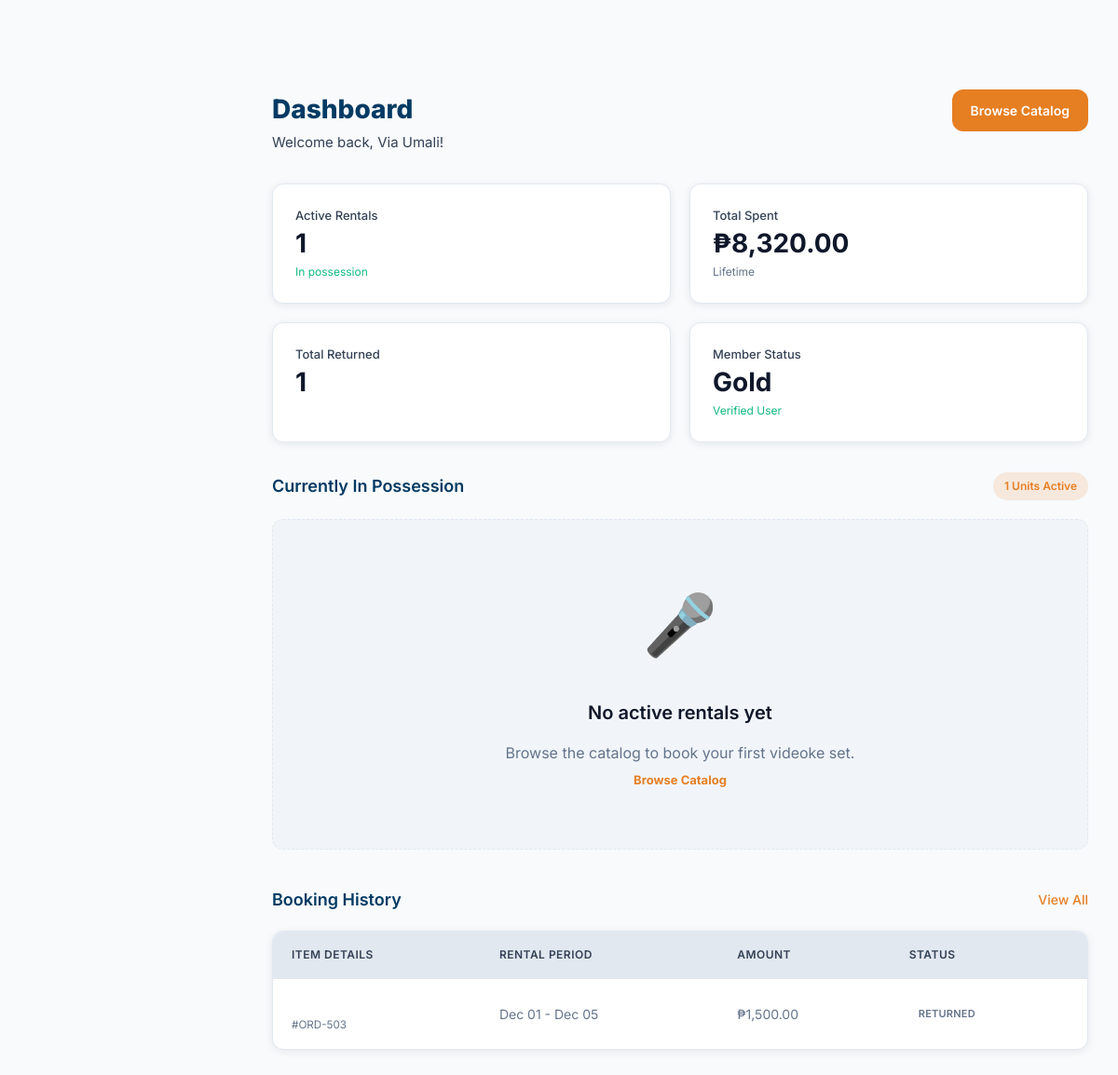
The page /client/dashboard/dashboard.php (signed in) on the database as committed earlier.
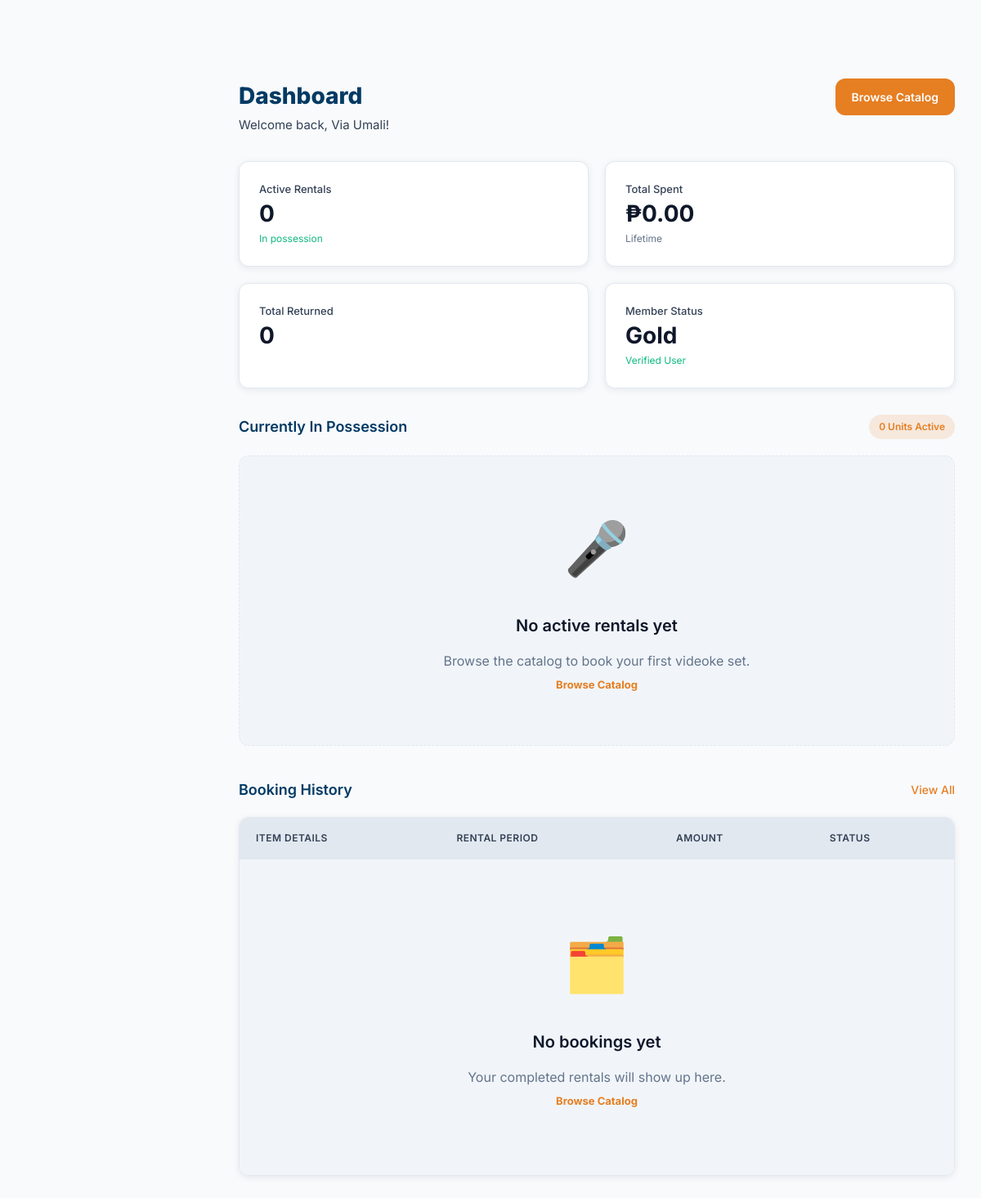
The same page on the database as committed later.
### tables this page shows
CREATE TABLE `users` (
  `id` int(11) NOT NULL,
  `full_name` varchar(100) DEFAULT NULL,
  `email` varchar(100) NOT NULL,
  `phone` varchar(20) DEFAULT NULL,
  `password` varchar(255) NOT NULL,
  `profile_picture` longblob DEFAULT NULL,
  `id_front` longblob DEFAULT NULL,
  `id_back` longblob DEFAULT NULL,
  `address` text DEFAULT NULL,
  `role` enum('admin','customer') DEFAULT 'customer',
  `created_at` timestamp NOT NULL DEFAULT current_timestamp(),
  `updated_at` timestamp NOT NULL DEFAULT current_timestamp() ON UPDATE current_timestamp(),
  `reset_token` varchar(255) DEFAULT NULL,
  `reset_expiry` datetime DEFAULT NULL,
  `membership_level` varchar(20) DEFAULT 'Bronze'
);

CREATE TABLE `rental` (
  `order_id` int(11) NOT NULL,
  `user_id` int(11) DEFAULT NULL,
  `rental_status` varchar(50) DEFAULT NULL,
  `return_reason` text DEFAULT NULL,
  `extension_days` int(11) DEFAULT 0,
  `total_price` decimal(10,2) DEFAULT NULL,
  `late_fee` decimal(10,2) DEFAULT 0.00,
  `venue` varchar(255) DEFAULT NULL,
  `customer_address` text DEFAULT NULL,
  `start_date` date DEFAULT NULL,
  `end_date` date DEFAULT NULL,
  `driver_id` int(11) DEFAULT NULL
);

### client/dashboard/dashboard.php (the view, shortened to what this page needs)
<?php
include '../../shared/php/db_connection.php';
$user_id = $_SESSION['user_id'];
$user_query = mysqli_query($conn, "SELECT full_name, email, phone, address, profile_picture, created_at, membership_level FROM USERS WHERE id = $user_id");
$user_data = mysqli_fetch_assoc($user_query) ?: [
    'full_name'        => 'User',
    'email'            => '',
    'phone'            => '',
    'address'          => '',
    'profile_picture'  => null,
    'created_at'       => null,
    'membership_level' => 'Bronze',
];
$res_spent   = mysqli_query($conn, "SELECT SUM(total_price) AS total FROM RENTAL WHERE user_id = $user_id");
$total_spent = ($res_spent && ($row = mysqli_fetch_assoc($res_spent))) ? (float) $row['total'] : 0;
$res_active   = mysqli_query($conn, "SELECT COUNT(*) AS active_count FROM RENTAL WHERE user_id = $user_id AND rental_status IN ('Active','Rented', 'Pending Extension')");
$active_count = ($res_active && ($row = mysqli_fetch_assoc($res_active))) ? (int) $row['active_count'] : 0;
$res_upcoming     = mysqli_query($conn, "SELECT COUNT(*) AS upcoming FROM RENTAL WHERE user_id = $user_id AND rental_status IN ('Returned')");
$upcoming_returns = ($res_upcoming && ($row = mysqli_fetch_assoc($res_upcoming))) ? (int) $row['upcoming'] : 0;
$active_rentals_query = "SELECT r.*, i.item_name FROM RENTAL r
                         LEFT JOIN RENTAL_ITEM ri ON r.order_id = ri.order_id
                         LEFT JOIN ITEM i ON ri.item_id = i.item_id
                         WHERE r.user_id = $user_id AND r.rental_status IN ('Booked','Rented', 'Pending Extension')
                         GROUP BY r.order_id";
$active_result = mysqli_query($conn, $active_rentals_query);
$history_query = "SELECT r.*, i.item_name FROM RENTAL r
                  LEFT JOIN RENTAL_ITEM ri ON r.order_id = ri.order_id
                  LEFT JOIN ITEM i ON ri.item_id = i.item_id
                  WHERE r.user_id = $user_id
                  AND r.rental_status IN ('Booked', 'Returned', 'Extended')
                  ORDER BY r.start_date DESC LIMIT 5";
$history_result = mysqli_query($conn, $history_query);
$member_status = $user_data['membership_level'] ?? 'Bronze';
?>
<!DOCTYPE html>
<html lang="en">
<head>
    <link rel="stylesheet" href="../../shared/css/theme.css">
    <link rel="stylesheet" href="../../shared/css/globals.css">
    <link rel="stylesheet" href="../dashboard/dashboard.css">
</head>
<body>
    <div class="app-container">
        <main class="main-content">
            <div class="content-area">
                <div class="page-header-dashboard">
                    <div class="page-header-info">
                        <h1 class="page-title">Dashboard</h1>
                        <p class="page-subtitle">Welcome back, <?php echo htmlspecialchars($user_data['full_name']); ?>!</p>
                    </div>
                    <div class="page-header-actions">
                        <a href="../catalog/catalog.php" class="btn-new">Browse Catalog</a>
                    </div>
                </div>
                <section class="kpi-panel">
                    <div class="kpi-row">
                        <article class="kpi-card">
                            <div class="kpi-content">
                                <div class="kpi-label">Active Rentals</div>
                                <div class="kpi-value"><?php echo $active_count; ?></div>
                                <div class="kpi-sub positive">In possession</div>
                            </div>
                        </article>
                        <article class="kpi-card">
                            <div class="kpi-content">
                                <div class="kpi-label">Total Spent</div>
                                <div class="kpi-value">₱<?php echo number_format($total_spent, 2); ?></div>
                                <div class="kpi-sub">Lifetime</div>
                            </div>
                        </article>
                        <article class="kpi-card">
                            <div class="kpi-content">
                                <div class="kpi-label">Total Returned</div>
                                <div class="kpi-value"><?php echo $upcoming_returns; ?></div>
                            </div>
                        </article>
                        <article class="kpi-card">
                            <div class="kpi-content">
                                <div class="kpi-label">Member Status</div>
                                <div class="kpi-value"><?php echo htmlspecialchars($member_status); ?></div>
                                <div class="kpi-sub positive">Verified User</div>
                            </div>
                        </article>
                    </div>
                </section>
                <section class="active-rentals-section">
                    <div class="section-header">
                        <h2 class="section-title">Currently In Possession</h2>
                        <span class="units-badge"><?php echo $active_count; ?> Units Active</span>
                    </div>
                    <div class="rental-cards-row">
                        <?php if (mysqli_num_rows($active_result) > 0): ?>
                            <?php while($row = mysqli_fetch_assoc($active_result)): ?>
                            <article class="rental-card">
                                <div class="card-top">
                                    <div class="card-info">
                                        <?php if($row['rental_status'] == 'Pending Extension'): ?>
                                            <span class="badge status-pending">EXTENSION PENDING</span>
                                        <?php else: ?>
                                            <span class="badge status-rented">ACTIVE</span>
                                        <?php endif; ?>
                                        <h3 class="card-title"><?php echo htmlspecialchars($row['item_name']); ?></h3>
                                        <div class="card-meta">Due: <?php echo date('M d, Y', strtotime($row['end_date'])); ?></div>
                                    </div>
                                </div>
                            </article>
                            <?php endwhile; ?>
                        <?php else: ?>
                            <div class="empty-state empty-state-card">
                                <div class="empty-state-icon">🎤</div>
                                <h3 class="empty-state-title">No active rentals yet</h3>
                                <p class="empty-state-text">Browse the catalog to book your first videoke set.</p>
                                <a href="../catalog/catalog.php" class="empty-state-link">Browse Catalog</a>
                            </div>
                        <?php endif; ?>
                    </div>
                </section>
                <section class="history-section" style="margin-top: 40px;">
                    <div class="section-header">
                        <h2 class="section-title">Booking History</h2>
                        <a href="../bookinghistory/bookinghistory.php" class="view-all-link">View All</a>
                    </div>
                    <div class="history-panel">
                        <table class="history-table">
                            <thead>
                                <tr>
                                    <th>Item Details</th>
                                    <th>Rental Period</th>
                                    <th>Amount</th>
                                    <th>Status</th>
                                </tr>
                            </thead>
                            <tbody>
                                <?php if (mysqli_num_rows($history_result) > 0): ?>
                                    <?php while($row = mysqli_fetch_assoc($history_result)):
                                        $status_raw = $row['rental_status'];
                                        $status_class = strtolower($status_raw);
                                    ?>
                                    <tr>
                                        <td><strong><?php echo htmlspecialchars($row['item_name']); ?></strong><br><small>#ORD-<?php echo $row['order_id']; ?></small></td>
                                        <td><?php echo date('M d', strtotime($row['start_date'])) . " - " . date('M d', strtotime($row['end_date'])); ?></td>
                                        <td>₱<?php echo number_format($row['total_price'], 2); ?></td>
                                        <td><span class="status-pill status-<?php echo $status_class; ?>"><?php echo strtoupper($status_raw); ?></span></td>
                                    </tr>
                                    <?php endwhile; ?>
                                <?php else: ?>
                                    <tr class="history-empty">
                                        <td colspan="4">
                                            <div class="empty-state">
                                                <div class="empty-state-icon">🗂️</div>
                                                <h3 class="empty-state-title">No bookings yet</h3>
                                                <p class="empty-state-text">Your completed rentals will show up here.</p>
                                                <a href="../catalog/catalog.php" class="empty-state-link">Browse Catalog</a>
                                            </div>
                                        </td>
                                    </tr>
                                <?php endif; ?>
                            </tbody>
                        </table>
                    </div>
                </section>
            </div>
        </main>
    </div>
</body>
</html>

### shared/css/theme.css (style rules this page uses)
:root { --brand-primary: #013A63; --brand-primary-light: #014F86; --brand-primary-dark: #012A4A; --accent: #E67E22; --accent-hover: #D35400; --accent-light: #FFAA60; --accent-soft: #FFA970; --accent-muted: rgba(230, 126, 34, 0.15); --bg-primary: #F8FAFC; --bg-secondary: #F1F5F9; --bg-tertiary: #E2E8F0; --bg-card: #FFFFFF; --bg-elevated: #FFFFFF; --nav-bg: #013A63; --nav-bg-scroll: rgba(1, 58, 99, 0.98); --hero-top: #0A1628; --hero-bottom: #013A63; --panel-bg: #1e293b; --panel-border: rgba(255, 255, 255, 0.1); --footer-bg: #0F172A; --footer-text: #CBD5E1; --text-primary: #0F172A; --text-secondary: #334155; --text-tertiary: #64748B; --text-muted: #94A3B8; --text-inverse: #F8FAFC; --text-on-nav: #FFFFFF; --border-light: #E2E8F0; --border-medium: #CBD5E1; --border-dark: rgba(255, 255, 255, 0.1); --border-color: #E2E8F0; --success: #10B981; --success-bg: #D1FAE5; --warning: #F59E0B; --warning-bg: #FEF3C7; --danger: #EF4444; --danger-bg: #FEE2E2; --info: #3B82F6; --info-bg: #DBEAFE; --container-width: 1440px; --container-width-fluid: calc(100% - 40px); --container-width-auth: 500px; --gutter: 20px; --radius: 12px; --radius-sm: 8px; --radius-lg: 16px; --radius-xl: 24px; --transition: all 0.3s cubic-bezier(0.4, 0, 0.2, 1); --transition-fast: all 0.15s ease; --transition-speed: 0.3s; --transition-theme: background-color 0.3s ease, color 0.3s ease, border-color 0.3s ease, box-shadow 0.3s ease; --shadow-sm: 0 1px 2px rgba(15, 23, 42, 0.04); --shadow-md: 0 4px 20px rgba(15, 23, 42, 0.06); --shadow-lg: 0 12px 40px rgba(15, 23, 42, 0.1); --shadow-xl: 0 20px 60px rgba(15, 23, 42, 0.12); --shadow-card: 0 2px 8px rgba(15, 23, 42, 0.08); --shadow-elevated: 0 8px 30px rgba(15, 23, 42, 0.12); --nav-primary: var(--nav-bg); --text: var(--text-inverse); --card-bg: var(--bg-card); --section-light: var(--bg-secondary); --panel: var(--panel-bg); --section-title: #0F172A; --section-text: #64748B; --card-title: #0F172A; --card-text: #64748B; --icon-fill: #0F172A; --tab-text: #64748B; --tab-border: #E2E8F0; --heading-primary: #013A63; --heading-secondary: #014F86; --page-header-start: #013A63; --page-header-end: #014F86; --dropdown-bg: #FFFFFF; --dropdown-border: rgba(0, 0, 0, 0.1); --dropdown-divider: rgba(0, 0, 0, 0.06); --dropdown-hover: rgba(0, 0, 0, 0.04); --dropdown-text: #0F172A; --dropdown-text-muted: #64748B; --dropdown-unread-bg: rgba(251, 112, 18, 0.08); }

Rows that differ between the two databases and show on the page:
removed rental: order_id "503", start_date "Dec 01", end_date "Dec 05", total_price "1,500.00", rental_status "RETURNED"
Other text that changed with them:
$active_count: "1" → "0"
$total_spent: "8,320.00" → "0.00"
$upcoming_returns: "1" → "0"
text now shown: "🗂️ No bookings yet Your completed rentals will show up here. Browse Catalog"
